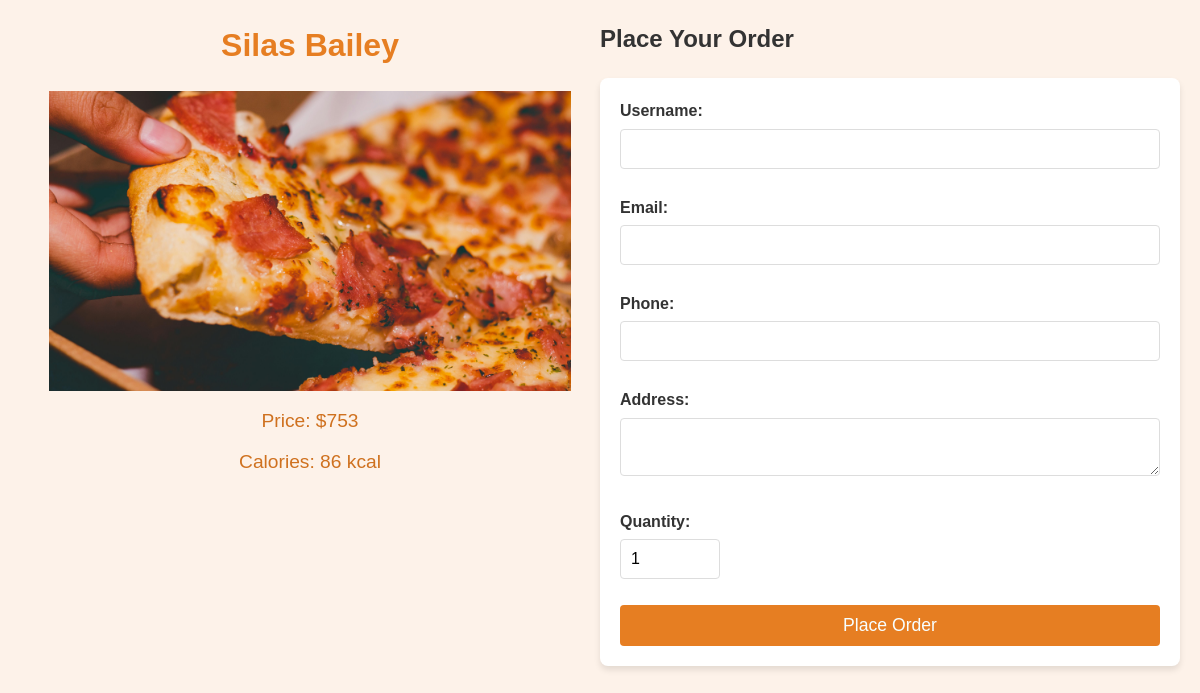
/order.php?id=8, run on the app's committed database.
### tables this page shows
CREATE TABLE `foods` (
  `id` int(11) NOT NULL,
  `name` varchar(200) NOT NULL,
  `image` text NOT NULL,
  `price` int(11) NOT NULL,
  `calories` int(11) NOT NULL
);

### order.php (the view, shortened to what this page needs)
<?php include "admin/connection.php" ?>
<!DOCTYPE html>
<html lang="en">
<head>
    <link rel="stylesheet" href="./order.css"/>
</head>
<body>
    <div class="order-container">
        <div class="food">
            <?php
                $id = $_GET["id"];
                $query = "SELECT * FROM foods WHERE id='$id'";
                $result = mysqli_query($conn, $query);
                while ($row = mysqli_fetch_assoc($result)) {
            ?>
            <h1><?= $row['name'] ?></h1>
            <img src="./images/<?= $row['image'] ?>" alt="<?= $row['name'] ?>" width="200">
            <p>Price: $<?= $row['price'] ?></p>
            <p>Calories: <?= $row['calories'] ?> kcal</p>
        </div>
        <div class="order">
            <h2>Place Your Order</h2>
            <form action="order_func.php" method="POST">
                <label for="username">Username:</label>
                <input type="text" id="username" name="username" required><br><br>
                <label for="email">Email:</label>
                <input type="email" id="email" name="email" required><br><br>
                <label for="phone">Phone:</label>
                <input type="text" id="phone" name="phone" required><br><br>
                <label for="address">Address:</label>
                <textarea id="address" name="address" required></textarea><br><br>
                <label for="qty">Quantity:</label>
                <input type="number" id="qty" name="qty" min="1" value="1" required><br><br>
                <button type="submit">Place Order</button>
            </form>
            <?php } ?>
        </div>
    </div>
</body>
</html>

### order.css (style rules this page uses)
:root { --primary-color: #E67E22; --shade-primary-color: #CF711F; --white-color: #F8FFFF; --bg-primary-color: #FDF2E9; --black-color: #333; }
* { margin: 0; padding: 0; box-sizing: border-box; }
body { font-family: Arial, sans-serif; background-color: var(--bg-primary-color); color: var(--black-color); line-height: 1.6; padding: 20px; }
h1 { color: var(--primary-color); font-size: 2rem; margin-bottom: 20px; }
img { max-width: 100%; height: auto; display: block; margin-bottom: 15px; }
p { font-size: 1.2rem; color: var(--shade-primary-color); margin-bottom: 10px; }
form { background-color: white; padding: 20px; border-radius: 8px; box-shadow: 0 4px 6px rgba(0, 0, 0, 0.1); margin-top: 20px; }
form input, form textarea, form button { width: 100%; padding: 10px; border-radius: 4px; border: 1px solid #ddd; font-size: 1rem; }
form input[type="number"] { max-width: 100px; }
form button { background-color: var(--primary-color); color: var(--white-color); border: none; cursor: pointer; font-size: 1.1rem; }
label { font-weight: bold; display: block; margin-bottom: 5px; color: var(--black-color); }
.order-container { display: grid; max-width: 1200px; grid-template-columns: 1fr 1fr; justify-content: center; margin: auto; }

### data on the page
foods: name "Silas Bailey", image (picture), price "753", calories "86"
